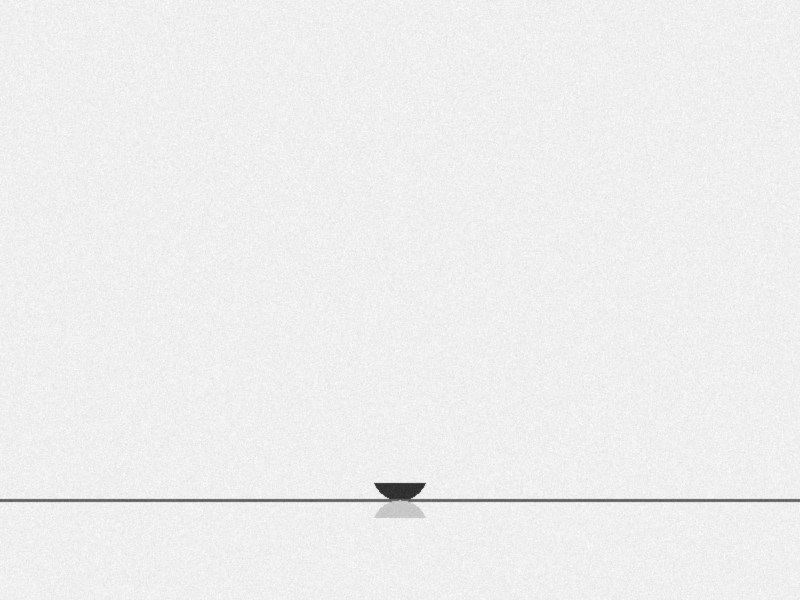
#> input picture scripts/playground/test_sessile_drop.png, 800 x 600 px
$ python -i sessile_preprocessing_tests.py   (imports and definitions only)   (older library calls are emulated)
#> lines starting #> are read from the running program, lines starting #| are printed output that depends on the picture; after the words box and inside, x2 and y2 are one past the last pixel; in counts of white or black regions, pixels touching at a corner belong together
#> further down, picture is the input picture: shape (600, 800, 3); min 38, max 252, mean 238.5
"""Sessile Preprocessing Tests.

Test module."""


import cv2
import numpy as np
from scipy import stats

class ImageQualityAnalyzer:
    """Analyze image quality and recommend preprocessing steps for ADSA."""

    def __init__(self, image):
        """Initialize with grayscale image."""
        if len(image.shape) == 3:
            self.gray = cv2.cvtColor(image, cv2.COLOR_BGR2GRAY)
        else:
            self.gray = image.copy()

        self.h, self.w = self.gray.shape
        self.preprocessing_needed = []
        self.metrics = {}

    def analyze_noise(self):
        """
        Detect noise level in the image.
        High noise requires Gaussian blur or median filtering.
        """
        # Method 1: Standard deviation in homogeneous regions
        # Sample multiple small patches and calculate variance
        patch_size = 20
        variances = []

        for i in range(10):  # Sample 10 random patches
            y = np.random.randint(0, self.h - patch_size)
            x = np.random.randint(0, self.w - patch_size)
            patch = self.gray[y:y+patch_size, x:x+patch_size]
            variances.append(np.var(patch))
#> this loop made 10 passes
#> pass 1, in analyze_noise, `patch = self.gray[y:y+patch_size, x:x+patch_size]`:
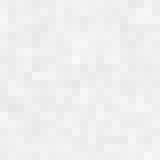
#> patch: shape (20, 20) (shown 8 times larger); min 230, max 250, mean 239.5
#> after the loop, variances = [11.45, 11.81, 11.24, 12.25, 10.63, 9.58, 2127.8, 10.16, 11.92, 10.53]

        noise_estimate = np.median(variances)
#> noise_estimate = 11.35

        # Method 2: Laplacian variance (edge sharpness vs noise)
        laplacian = cv2.Laplacian(self.gray, cv2.CV_64F)
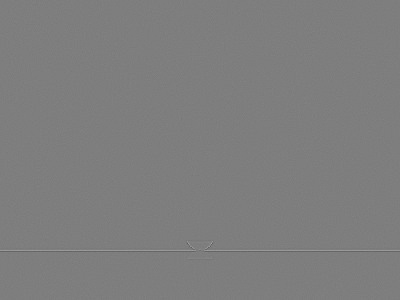
#> laplacian: shape (600, 800) float64 (shown at 1/2 size); min -301, max 307, mean 0; drawn with min black and max white
        laplacian_var = laplacian.var()
#> laplacian_var = 207.2

        self.metrics['noise_estimate'] = noise_estimate
        self.metrics['laplacian_variance'] = laplacian_var

        # Decision thresholds
        if noise_estimate > 100:  # High noise
            self.preprocessing_needed.append({
                'step': 'Gaussian Blur or Median Filter',
                'reason': f'High noise detected (variance={noise_estimate:.1f})',
                'severity': 'HIGH',
                'recommended_params': 'cv2.GaussianBlur(image, (5,5), 0) or cv2.medianBlur(image, 5)'
            })
            return 'HIGH'
        elif noise_estimate > 50:  # Moderate noise
            self.preprocessing_needed.append({
                'step': 'Light Gaussian Blur',
                'reason': f'Moderate noise detected (variance={noise_estimate:.1f})',
                'severity': 'MEDIUM',
                'recommended_params': 'cv2.GaussianBlur(image, (3,3), 0)'
            })
            return 'MEDIUM'

        return 'LOW'

    def analyze_contrast(self):
        """
        Detect low contrast that might need histogram equalization or CLAHE.
        """
        # Calculate histogram
        hist = cv2.calcHist([self.gray], [0], None, [256], [0, 256])
#> hist = 256 values, max 56757 at index 240, min 0 at index 0, mean 1875
        hist = hist.flatten()

        # Metrics for contrast
        mean_intensity = np.mean(self.gray)
#> mean_intensity = 238.5
        std_intensity = np.std(self.gray)
#> std_intensity = 12.01
        intensity_range = np.max(self.gray) - np.min(self.gray)
#> intensity_range = 214

        # Calculate effective dynamic range (5th to 95th percentile)
        p5 = np.percentile(self.gray, 5)
#> p5 = 234
        p95 = np.percentile(self.gray, 95)
#> p95 = 245
        effective_range = p95 - p5
#> effective_range = 11

        self.metrics['mean_intensity'] = mean_intensity
        self.metrics['std_intensity'] = std_intensity
        self.metrics['intensity_range'] = intensity_range
        self.metrics['effective_range'] = effective_range

        # Low contrast detection
        if effective_range < 80:  # Very low contrast
            self.preprocessing_needed.append({
                'step': 'CLAHE (Contrast Limited Adaptive Histogram Equalization)',
                'reason': f'Very low contrast (effective range={effective_range:.1f})',
                'severity': 'HIGH',
                'recommended_params': 'clahe = cv2.createCLAHE(clipLimit=2.0, tileGridSize=(8,8)); clahe.apply(image)'
            })
            return 'LOW'
        elif effective_range < 120:  # Moderate contrast
            self.preprocessing_needed.append({
                'step': 'Light CLAHE or Histogram Equalization',
                'reason': f'Moderate contrast (effective range={effective_range:.1f})',
                'severity': 'MEDIUM',
                'recommended_params': 'clahe = cv2.createCLAHE(clipLimit=1.5, tileGridSize=(8,8)); clahe.apply(image)'
            })
            return 'MODERATE'

        return 'GOOD'

    def analyze_brightness(self):
        """
        Detect if image is too dark or too bright.
        """
        mean_intensity = np.mean(self.gray)
#> mean_intensity = 238.5

        self.metrics['brightness_mean'] = mean_intensity

        if mean_intensity < 60:  # Too dark
            self.preprocessing_needed.append({
                'step': 'Brightness Correction',
                'reason': f'Image too dark (mean={mean_intensity:.1f})',
                'severity': 'MEDIUM',
                'recommended_params': f'cv2.convertScaleAbs(image, alpha=1.0, beta={int(127-mean_intensity)})'
            })
            return 'DARK'
        elif mean_intensity > 195:  # Too bright
            self.preprocessing_needed.append({
                'step': 'Brightness Correction',
                'reason': f'Image too bright (mean={mean_intensity:.1f})',
                'severity': 'MEDIUM',
                'recommended_params': f'cv2.convertScaleAbs(image, alpha=1.0, beta={int(127-mean_intensity)})'
            })
            return 'BRIGHT'

        return 'GOOD'

    def analyze_sharpness(self):
        """
        Detect blur using Laplacian variance.
        Blurry images might need sharpening (but careful with ADSA).
        """
        laplacian = cv2.Laplacian(self.gray, cv2.CV_64F)
        sharpness = laplacian.var()
#> sharpness = 207.2

        self.metrics['sharpness'] = sharpness

        if sharpness < 100:  # Very blurry
            self.preprocessing_needed.append({
                'step': 'Sharpening (use with caution)',
                'reason': f'Image appears blurry (sharpness={sharpness:.1f})',
                'severity': 'LOW',
                'recommended_params': 'kernel = np.array([[-1,-1,-1],[-1,9,-1],[-1,-1,-1]]); cv2.filter2D(image, -1, kernel)'
            })
            return 'BLURRY'

        return 'SHARP'

    def analyze_illumination_uniformity(self, block_size=50):
        """
        Detect non-uniform illumination (vignetting, shadows, gradients).
        """
#> called with block_size = 50
        local_means = []

        for i in range(0, self.h - block_size + 1, block_size):
            for j in range(0, self.w - block_size + 1, block_size):
                block = self.gray[i:i+block_size, j:j+block_size]
                if block.size > 0:
                    local_means.append(np.mean(block))
#> after the loop, local_means = 192 values, max 239.7 at index 139, min 212.2 at index 152, mean 238.5

        cv = np.std(local_means) / np.mean(local_means) if np.mean(local_means) > 0 else 0
#> cv = 0.0137

        self.metrics['illumination_cv'] = cv

        if cv > 0.25:  # Severe non-uniformity
            self.preprocessing_needed.append({
                'step': 'Illumination Correction',
                'reason': f'Severe non-uniform illumination (CV={cv:.3f})',
                'severity': 'HIGH',
                'recommended_params': 'Use morphological tophat or estimate background with Gaussian blur'
            })
            return 'NON_UNIFORM'
        elif cv > 0.15:  # Moderate non-uniformity
            self.preprocessing_needed.append({
                'step': 'Light Illumination Correction',
                'reason': f'Moderate non-uniform illumination (CV={cv:.3f})',
                'severity': 'MEDIUM',
                'recommended_params': 'Consider background subtraction or adaptive thresholding'
            })
            return 'MODERATE'

        return 'UNIFORM'

    def detect_artifacts(self):
        """
        Detect common artifacts: hot pixels, dead pixels, scratches, dust.
        """
        artifacts = []

        # Hot pixels (very bright isolated pixels)
        _, hot_pixels = cv2.threshold(self.gray, 250, 255, cv2.THRESH_BINARY)
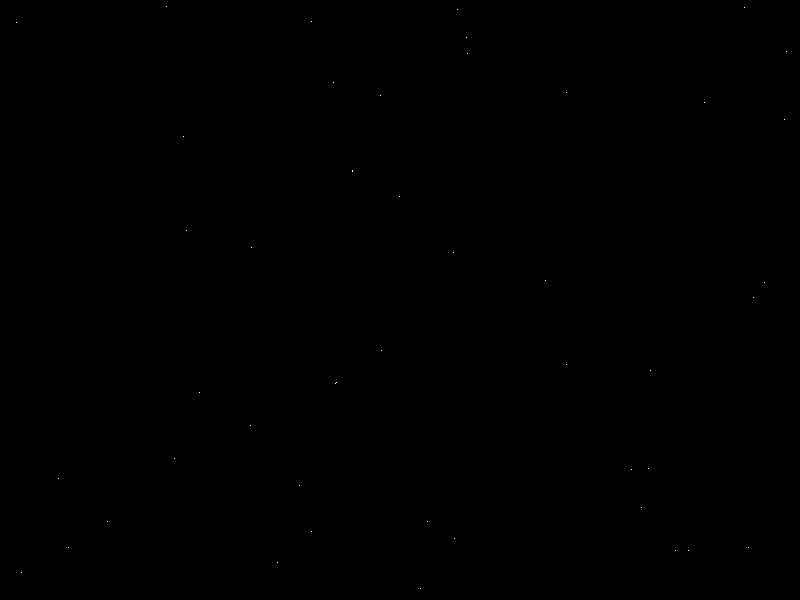
#> hot_pixels: shape (600, 800); 0.01% white in thin lines or dots
        kernel = np.ones((3,3), np.uint8)
#> kernel = [[1, 1, 1], [1, 1, 1], [1, 1, 1]]
        hot_pixels_eroded = cv2.erode(hot_pixels, kernel, iterations=1)
#> hot_pixels_eroded: shape (600, 800); every value is 0
        num_hot_pixels = np.sum(hot_pixels_eroded > 0)
#> num_hot_pixels = 0

        # Dead pixels (very dark isolated pixels)
        _, dead_pixels = cv2.threshold(self.gray, 5, 255, cv2.THRESH_BINARY_INV)
        dead_pixels_eroded = cv2.erode(dead_pixels, kernel, iterations=1)
        num_dead_pixels = np.sum(dead_pixels_eroded > 0)
#> num_dead_pixels = 0

        self.metrics['hot_pixels'] = num_hot_pixels
        self.metrics['dead_pixels'] = num_dead_pixels

        total_artifacts = num_hot_pixels + num_dead_pixels
#> total_artifacts = 0

        if total_artifacts > 50:  # Significant artifacts
            self.preprocessing_needed.append({
                'step': 'Median Filter',
                'reason': f'Detected {total_artifacts} artifact pixels (hot/dead pixels)',
                'severity': 'MEDIUM',
                'recommended_params': 'cv2.medianBlur(image, 3)'
            })
            return 'HIGH'

        return 'LOW'

    def analyze_background_complexity(self):
        """
        Detect if background is complex (multiple objects, textures).
        Important for ADSA to ensure clean droplet isolation.
        """
        # Edge density
        edges = cv2.Canny(self.gray, 50, 150)
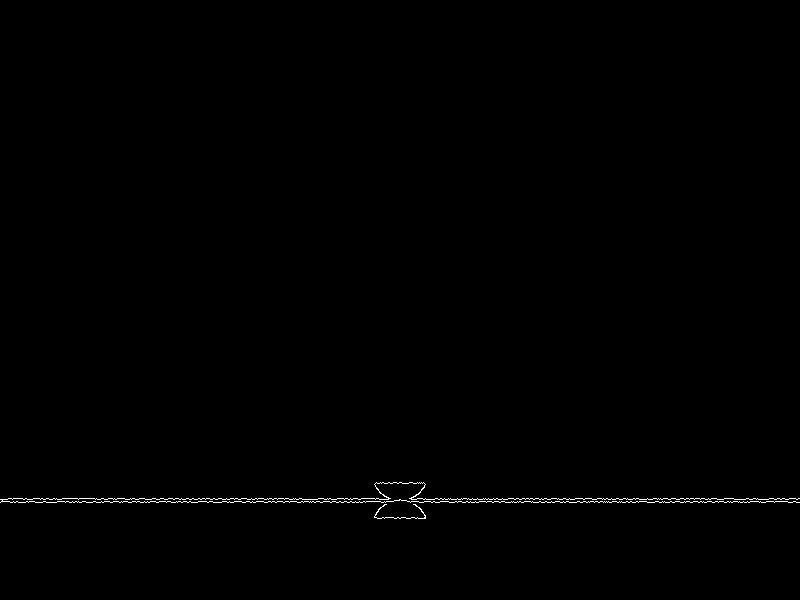
#> edges: shape (600, 800); 0.37% white in thin lines or dots, all inside (x1, y1, x2, y2) = (0, 482, 800, 519)
        edge_density = np.sum(edges > 0) / (self.h * self.w)
#> edge_density = 0.00372

        self.metrics['edge_density'] = edge_density

        if edge_density > 0.15:  # Very busy image
            self.preprocessing_needed.append({
                'step': 'Region of Interest (ROI) Selection',
                'reason': f'Complex background detected (edge density={edge_density:.3f})',
                'severity': 'HIGH',
                'recommended_params': 'Crop to droplet region or use morphological operations to isolate droplet'
            })
            return 'COMPLEX'

        return 'SIMPLE'

    def detect_reflections_glare(self):
        """
        Detect specular reflections or glare on droplet surface.
        """
        # Very bright regions (top 1% of pixels)
        threshold = np.percentile(self.gray, 99)
#> threshold = 247
        bright_regions = self.gray > threshold
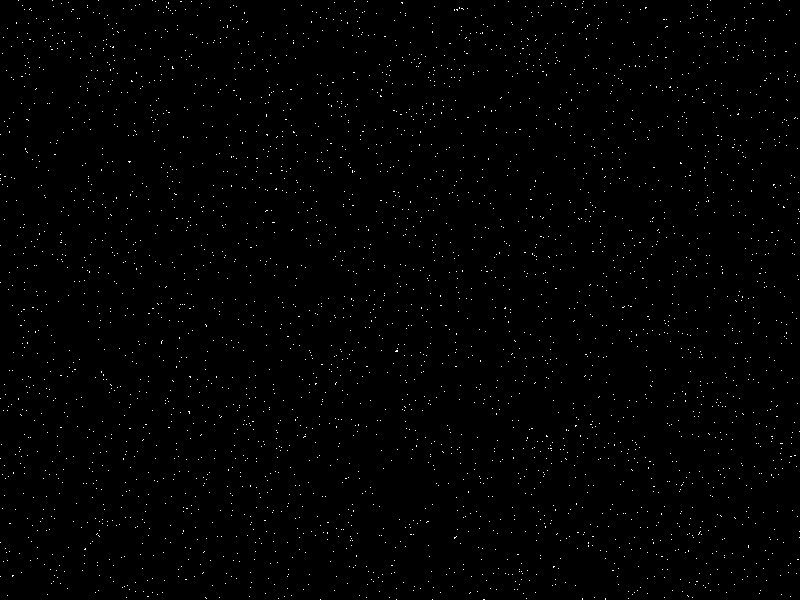
#> bright_regions: shape (600, 800) bool; 0.76% white in thin lines or dots

        # Count connected bright regions
        num_labels, labels, stats, _ = cv2.connectedComponentsWithStats(
            bright_regions.astype(np.uint8), connectivity=8
        )
#> labels: shape (600, 800) int32; 3273 distinct labels, from 0 to 3272
#> num_labels = 3273

        # Filter small bright spots (likely reflections)
        reflection_count = 0
        for i in range(1, num_labels):  # Skip background (0)
            area = stats[i, cv2.CC_STAT_AREA]
            if 5 < area < 500:  # Typical reflection size
                reflection_count += 1
#> this loop made 3272 passes
#> area on passes 1 to 3: 1, 1, 1
#> after the loop, reflection_count = 0

        self.metrics['reflection_count'] = reflection_count

        if reflection_count > 3:
            self.preprocessing_needed.append({
                'step': 'Reflection Removal',
                'reason': f'Detected {reflection_count} potential reflections/glare spots',
                'severity': 'MEDIUM',
                'recommended_params': 'cv2.inpaint() or morphological closing to fill bright spots'
            })
            return 'HIGH'

        return 'LOW'

    def analyze_all(self):
        """
        Run all analyses and generate comprehensive report.
        """
        print("=" * 80)
        print("IMAGE QUALITY ANALYSIS FOR ADSA PREPROCESSING")
        print("=" * 80)
        print()

        # Run all analyses
        noise = self.analyze_noise()
        contrast = self.analyze_contrast()
        brightness = self.analyze_brightness()
        sharpness = self.analyze_sharpness()
        illumination = self.analyze_illumination_uniformity()
        artifacts = self.detect_artifacts()
        background = self.analyze_background_complexity()
        reflections = self.detect_reflections_glare()

        # Print metrics
        print("IMAGE METRICS:")
        print("-" * 80)
        for key, value in self.metrics.items():
            print(f"  {key:.<40} {value:.2f}")
#> this loop made 13 passes
#> (key, value) on passes 1 to 8: ('noise_estimate', 11.35), ('laplacian_variance', 207.2), ('mean_intensity', 238.5), ('std_intensity', 12.01), ('intensity_range', 214), ('effective_range', 11), ('brightness_mean', 238.5), ('sharpness', 207.2)
#> (printed output is left out)
        print()

        # Print preprocessing recommendations
        if len(self.preprocessing_needed) == 0:
            print("✓ IMAGE QUALITY: EXCELLENT")
            print("  No preprocessing needed - proceed directly to contour detection")
            print()
        else:
            print(f"⚠ PREPROCESSING RECOMMENDED: {len(self.preprocessing_needed)} issue(s) detected")
#| ⚠ PREPROCESSING RECOMMENDED: 2 issue(s) detected
            print()

            # Sort by severity
            severity_order = {'HIGH': 0, 'MEDIUM': 1, 'LOW': 2}
            sorted_steps = sorted(self.preprocessing_needed,
                                key=lambda x: severity_order[x['severity']])
#> sorted_steps = 2 items

            for i, step in enumerate(sorted_steps, 1):
                severity_symbol = {
                    'HIGH': '🔴',
                    'MEDIUM': '🟡',
                    'LOW': '🟢'
                }

                print(f"{i}. [{step['severity']}] {step['step']}")
                print(f"   Reason: {step['reason']}")
                print(f"   Code: {step['recommended_params']}")
                print()
#> this loop made 2 passes
#> (i, severity_symbol) on passes 1 to 2: (1, {'HIGH': '🔴', 'MEDIUM': '🟡', 'LOW': '🟢'}), (2, {'HIGH': '🔴', 'MEDIUM': '🟡', 'LOW': '🟢'})
#> (printed output is left out)

        print("=" * 80)
        print()

        return self.preprocessing_needed, self.metrics

    # [86 lines left out: functions apply_recommended_preprocessing, visualize_preprocessing, not called in this run]


# Main usage example
# [49 lines not run here, left out]

>>> import cv2
>>> picture = cv2.imread('test_sessile_drop.png')
>>> result = ImageQualityAnalyzer(picture).analyze_all()
